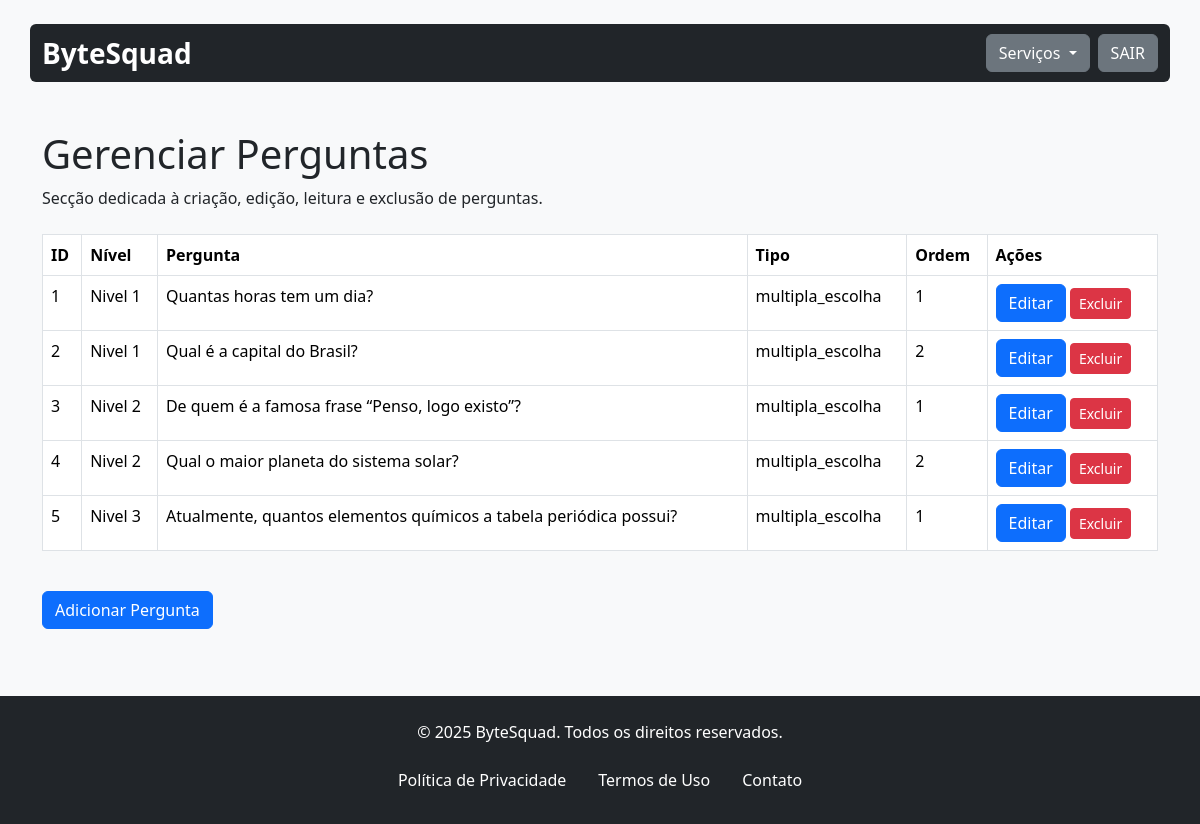
/gerenciarPergunta.php (signed in), run on the app's committed database.
### tables this page shows
CREATE TABLE `pergunta` (
  `id_pergunta` int(11) NOT NULL,
  `id_nivel` int(11) NOT NULL,
  `texto_pergunta` text NOT NULL,
  `tipo_pergunta` varchar(50) DEFAULT 'multipla_escolha',
  `ordem` int(11) DEFAULT 1
);

CREATE TABLE `nivel` (
  `id_nivel` int(11) NOT NULL,
  `nome_nivel` varchar(20) NOT NULL,
  `tempo_nivel` int(11) NOT NULL,
  `dificuldade` varchar(30) NOT NULL,
  `id_administrativo` int(11) DEFAULT NULL,
  `xp_necessario` int(11) DEFAULT NULL,
  `nivel_requerido` int(11) DEFAULT 1
);

### assets/classes/perguntas.class.php (called while the page is built, shortened)
<?php
require_once 'conexao.class.php';
class Perguntas
{
    private $con;
    public function __construct()
    {
        $this->con = new Conexao();
    }
    public function listar($id_nivel = null)
    {
        try {
            if ($id_nivel) {
                $sql = $this->con->conectar()->prepare("SELECT * FROM pergunta WHERE id_nivel = :id_nivel ORDER BY ordem ASC");
                $sql->bindParam(':id_nivel', $id_nivel, PDO::PARAM_INT);
            } else {
                $sql = $this->con->conectar()->prepare("SELECT * FROM pergunta ORDER BY id_nivel, ordem ASC");
            }
            $sql->execute();
            return $sql->fetchAll(PDO::FETCH_ASSOC);
        } catch (PDOException $ex) {
            echo "ERRO: " . $ex->getMessage();
        }
    }
}

### assets/classes/conexao.class.php (called while the page is built)
<?php
class Conexao{
    private $servidor;
    private $senha;
    private $usuario;
    private $banco;
    private static $pdo;
    public function __construct(){
        $this->servidor = "localhost";
        $this->banco = "bytesquad";
        $this->senha = "";
        $this->usuario = "root";
    }
    public function conectar(){
        try{
            if(is_null(self::$pdo)){
                self::$pdo = new PDO("mysql:host=".$this->servidor."; dbname=".$this->banco, $this->usuario, $this->senha);
            }
            return self::$pdo;
        } catch(PDOException $ex){
            echo $ex->getMessage();
        }
    }
}

### assets/classes/niveis.class.php (called while the page is built, shortened)
<?php
require_once 'conexao.class.php';
class Niveis
{
    private $con;
    public function __construct()
    {
        $this->con = new Conexao();
    }
    public function buscarNivel($id_nivel) {
        try {
            $sql = $this->con->conectar()->prepare("SELECT * FROM nivel WHERE id_nivel = :id");
            $sql->bindParam(':id', $id_nivel, PDO::PARAM_INT);
            $sql->execute();
            return $sql->fetch(PDO::FETCH_ASSOC);
        } catch (PDOException $ex) {
            error_log("ERRO: " . $ex->getMessage());
            return false;
        }
    }
}

### assets/classes/administrador.class.php (called while the page is built, shortened)
<?php
require_once 'conexao.class.php';
class Administrador
{
    private $permissoes;
    private $con;
    public function __construct()
    {
        $this->con = new Conexao();
    }
    public function setUsuario($id)
    {
        $sql = $this->con->conectar()->prepare("SELECT * FROM administrativo WHERE id_administrativo = :id");
        $sql->bindValue(":id", $id);
        $sql->execute();
        if ($sql->rowCount() > 0) {
            $sql = $sql->fetch();
            $this->permissoes = explode(', ', $sql['permissoes_admin']);
        }
    }
    public function temPermissoes($permissao)
    {
        if (isset($_SESSION['Logado'])) {
            $id = $_SESSION['Logado'];
            $this->setUsuario($id);
            return in_array($permissao, $this->permissoes);
        }
        return false;
    }
}

### gerenciarPergunta.php (the view, shortened to what this page needs)
<?php
include 'assets/inc/header.inc.php';
include 'assets/classes/perguntas.class.php';
include 'assets/classes/niveis.class.php';
$pergunta = new Perguntas();
$nivel = new Niveis();
require_once './assets/classes/administrador.class.php';
$admin = new Administrador();
?>
<main class="container mt-5">
    <div class="header-content mb-4">
        <h1>Gerenciar Perguntas</h1>
        <p>Secção dedicada à criação, edição, leitura e exclusão de perguntas.</p>
    </div>
    <div class="table-responsive mb-4">
        <table class="table table-bordered table-hover">
            <thead class="thead-light">
                <tr>
                    <th>ID</th>
                    <th>Nível</th>
                    <th>Pergunta</th>
                    <th>Tipo</th>
                    <th>Ordem</th>
                    <th>Ações</th>
                </tr>
            </thead>
            <tbody>
                <?php
                $lista = $pergunta->listar();
                foreach ($lista as $item):
                    $nivelInfo = $nivel->buscarNivel($item['id_nivel']);
                ?>
                    <tr>
                        <td><?php echo $item['id_pergunta']; ?></td>
                        <td><?php echo $nivelInfo ? $nivelInfo['nome_nivel'] : 'Nível não encontrado'; ?></td>
                        <td><?php echo $item['texto_pergunta']; ?></td>
                        <td><?php echo $item['tipo_pergunta']; ?></td>
                        <td><?php echo $item['ordem']; ?></td>
                        <td>
                            <?php if ($admin->temPermissoes('EDIT')): ?>
                                <button type="button" class="btn btn-primary" data-bs-toggle="modal"
                                    data-bs-target="#editarModal<?php echo $item['id_pergunta']; ?>">
                                    Editar
                                </button>
                            <?php endif; ?>
                            <?php if ($admin->temPermissoes('DELETE')): ?>
                                <a href="deletarPergunta.php?id_pergunta=<?php echo $item['id_pergunta']; ?>"
                                    class="btn btn-sm btn-danger"
                                    onclick="return confirm('Você tem certeza que deseja excluir esta pergunta?')">Excluir</a>
                            <?php endif; ?>
                        </td>
                    </tr>
                <?php endforeach ?>
            </tbody>
        </table>
    </div>
    <?php if ($admin->temPermissoes('ADD')): ?>
        <button type="button" class="btn btn-primary" data-bs-toggle="modal" data-bs-target="#adicionarPerguntaModal">
            Adicionar Pergunta
        </button>
    <?php endif; ?>
</main>
<?php include 'assets/inc/footer.inc.php'; ?>
</body>
</html>

### assets/inc/header.inc.php (style rules this page uses)
html { height: 100%; }
body { position: relative; margin: 0; min-height: 100%; padding-bottom: 7.85rem; }

### data on the page
pergunta: id_pergunta "1", id_nivel.nome_nivel "Nivel 1", texto_pergunta "Quantas horas tem um dia?", tipo_pergunta "multipla_escolha", ordem "1"
pergunta: id_pergunta "2", id_nivel.nome_nivel "Nivel 1", texto_pergunta "Qual é a capital do Brasil?", tipo_pergunta "multipla_escolha", ordem "2"
pergunta: id_pergunta "3", id_nivel.nome_nivel "Nivel 2", texto_pergunta "De quem é a famosa frase “Penso, logo existo”?", tipo_pergunta "multipla_escolha", ordem "1"
pergunta: id_pergunta "4", id_nivel.nome_nivel "Nivel 2", texto_pergunta "Qual o maior planeta do sistema solar?", tipo_pergunta "multipla_escolha", ordem "2"
pergunta: id_pergunta "5", id_nivel.nome_nivel "Nivel 3", texto_pergunta "Atualmente, quantos elementos químicos a tabela periódica possui?", tipo_pergunta "multipla_escolha", ordem "1"
